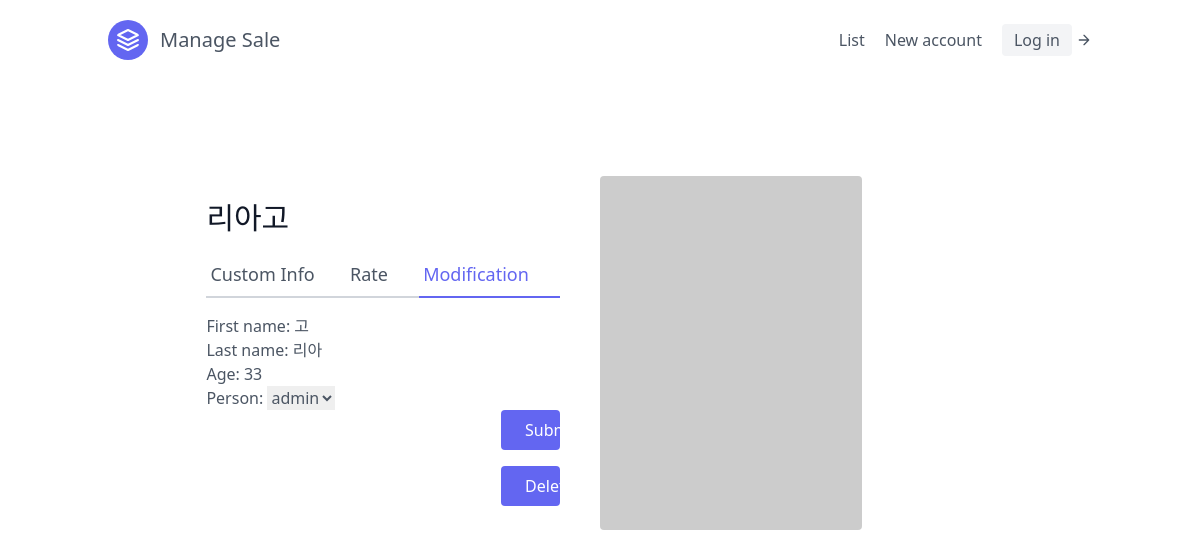
The app's page /Homepage/7/update/ with its own data.
### sales/models.py (models this page shows, shortened)
class Sale(models.Model):
    first_name = models.CharField(max_length=30)
    last_name = models.CharField(max_length=30)
    age = models.IntegerField(default=0)
    person = models.ForeignKey("Person", on_delete=models.CASCADE)

### sales/views.py (the view)
# urls.py: path('<int:pk>/update/', Sale_Update, name = 'update'),
def Sale_Update(request, pk):
    person = Sale.objects.get(id=pk)
    v_form = SaleModelForm(instance=person)
    if request.method == "POST":
        v_form = SaleModelForm(request.POST, instance=person)
        if v_form.is_valid():
            v_form.save()
            return redirect("homepage:list")
    context ={
        'person_key' : person,
        "forms_key" : v_form,
    }
    return render(request, "sales_update.html", context)

### sales/forms.py
class SaleModelForm(forms.ModelForm):
    class Meta:
        model = Sale
        fields = (
            'first_name',
            'last_name',
            'age',
            'person',
        )

### sales/models.py (called while the page is built)
    def __str__(self):
        return self.회원.username

### templates/sales_update.html (shortened to what this page needs)
{% extends 'base.html' %}
{% block content %}
<section class="text-gray-600 body-font overflow-hidden">
    <div class="container px-5 py-24 mx-auto">
      <div class="lg:w-4/5 mx-auto flex flex-wrap">
        <div class="lg:w-1/2 w-full lg:pr-10 lg:py-6 mb-6 lg:mb-0">
          <h1 class="text-gray-900 text-3xl title-font font-medium mb-4">{{person_key.last_name}}{{ person_key.first_name }}</h1>
          <div class="flex mb-4">
            <a href = "{% url 'homepage:detail' person_key.pk%}" class="flex-grow border-b-2 border-gray-300 py-2 text-lg px-1">Custom Info</a>
            <a class="flex-grow border-b-2 border-gray-300 py-2 text-lg px-1">Rate</a>
            <a class="flex-grow text-indigo-500 border-b-2 border-indigo-500 py-2 text-lg px-1">Modification</a>
          </div>
        <form method = "post">
        {{ forms_key.as_p }}
        <button type = "submit" class="w-1/6 flex ml-auto text-white bg-indigo-500 border-0 py-2 px-6 focus:outline-none hover:bg-indigo-600 rounded">Submit</button>
        </form>
        <a href = "{%url 'homepage:delete' person_key.pk%}" type = "submit" class="w-1/6 flex ml-auto text-white bg-indigo-500 border-0 py-2 px-6 focus:outline-none hover:bg-indigo-600 rounded">Delete</a>
        </div>
        <img alt="ecommerce" class="lg:w-1/3 w-full lg:h-auto h-64 object-cover object-center rounded" src="https://dummyimage.com/400x400">
      </div>
    </div>
  </section>
{% endblock content %}

### records on screen
Sale: last_name "리아", first_name "고", age "33", person "admin"
